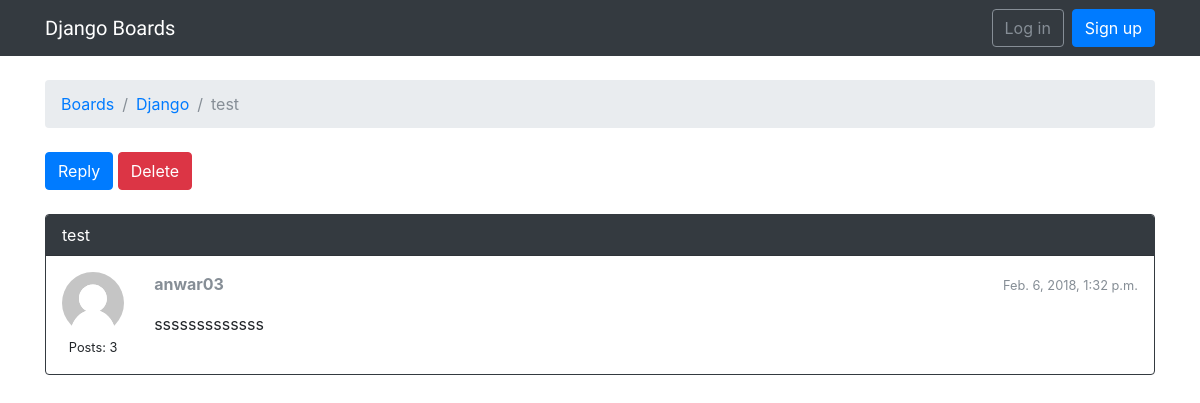
Screenshot of /boards/1/topics/6/ with the database file from the repository.
### blog/models.py (models this page shows, shortened)
class Topic(models.Model):
    subject = models.CharField(max_length=255)
    last_updated = models.DateTimeField(auto_now_add=True)
    board = models.ForeignKey(Board, related_name='topics', on_delete=models.CASCADE)
    starter = models.ForeignKey(User, related_name='topics', on_delete=models.CASCADE)
    views = models.PositiveIntegerField(default=0)

class Board(models.Model):
    name = models.CharField(max_length=30, unique=True)
    description = models.CharField(max_length=100)

class Post(models.Model):
    message = models.TextField(max_length=1000)
    topic = models.ForeignKey(Topic, related_name='posts', on_delete=models.CASCADE)
    created_at = models.DateTimeField(auto_now_add=True)
    updated_at = models.DateTimeField(null=True)
    created_by = models.ForeignKey(User, related_name='posts', on_delete=models.CASCADE)
    updated_by = models.ForeignKey(User, null=True, related_name='+', on_delete=models.CASCADE)
    def get_message_as_markdown(self):
        return mark_safe(markdown(self.message, safe_mode='escape'))

### blog/views.py (the view)
# urls.py: url(r'^boards/(?P<pk>\d+)/topics/(?P<topic_pk>\d+)/$', views.PostListView.as_view(), name='topic_posts'),
class PostListView(ListView):
	model = Post
	context_object_name = 'posts'
	template_name = 'topic_posts.html'
	paginate_by = 5
	def get_context_data(self, **kwargs):
		session_key = 'viewed_topic_{}'.format(self.topic.pk)
		if not self.request.session.get(session_key, False):
			self.topic.views += 1
			self.topic.save()
			self.request.session[session_key] = True
		kwargs['topic'] = self.topic
		return super().get_context_data(**kwargs)
	def get_queryset(self):
		self.topic = get_object_or_404(Topic, board__pk=self.kwargs.get('pk'), pk=self.kwargs.get('topic_pk'))
		queryset = self.topic.posts.order_by('created_at')
		return queryset

### templates/topic_posts.html (shortened to what this page needs)
{% extends 'base.html' %}
{% load static %}
{% block breadcrumb %}
  <li class="breadcrumb-item"><a href="{% url 'home' %}">Boards</a></li>
  <li class="breadcrumb-item"><a href="{% url 'board_topics' topic.board.pk %}">{{ topic.board.name }}</a></li>
  <li class="breadcrumb-item active">{{ topic.subject }}</li>
{% endblock %}
{% block content %}
  <div class="mb-4">
    <a href="{% url 'reply_topic' topic.board.pk topic.pk %}" class="btn btn-primary" role="button">Reply</a>
    <a href="{% url 'topic_delete' topic.board.pk topic.pk %}" class="btn btn-danger pull-right" role="button">Delete</a>
  </div>
  {% for post in posts %}
    <div id="{{ post.pk }}" class="card {% if forloop.last %}mb-4{% else %}mb-2{% endif %} {% if forloop.first %}border-dark{% endif %}">
      {% if forloop.first %}
        <div class="card-header text-white bg-dark py-2 px-3">{{ topic.subject }}</div>
      {% endif %}
      <div class="card-body p-3">
        <div class="row">
          <div class="col-1 text-center">
            <img src="{% static 'img/avatar.svg' %}" alt="{{ post.created_by.username }}" class="w-100 rounded-circle">
            <small>Posts: {{ post.created_by.posts.count }}</small>
          </div>
          <div class="col-11">
            <div class="row mb-3">
              <div class="col-6">
                <strong class="text-muted">{{ post.created_by.username }}</strong>
              </div>
              <div class="col-6 text-right">
                <small class="text-muted">{{ post.created_at }}</small>
              </div>
            </div>
            {{ post.get_message_as_markdown }}
          </div>
        </div>
      </div>
    </div>
  {% endfor %}
{% endblock %}

### rows the page displays
Topic: board.name "Django", subject "test"
Post: created_by.posts.count "3", created_by.username "anwar03", created_at "Feb. 6, 2018, 1:32 p.m.", get_message_as_markdown "sssssssssssss"
